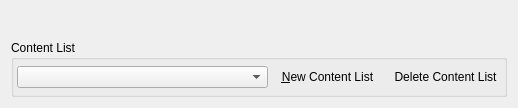
<?xml version="1.0" encoding="UTF-8"?>
<ui version="4.0">
 <class>DataFoldersPage</class>
 <widget class="QWidget" name="DataFoldersPage">
  <property name="geometry">
   <rect>
    <x>0</x>
    <y>0</y>
    <width>518</width>
    <height>108</height>
   </rect>
  </property>
  <property name="sizePolicy">
   <sizepolicy hsizetype="Minimum" vsizetype="Minimum">
    <horstretch>0</horstretch>
    <verstretch>0</verstretch>
   </sizepolicy>
  </property>
  <property name="contextMenuPolicy">
   <enum>Qt::DefaultContextMenu</enum>
  </property>
  <layout class="QVBoxLayout" name="verticalLayout">
   <item>
    <widget class="QWidget" name="folderSelectorWidget" native="true"/>
   </item>
   <item>
    <widget class="QGroupBox" name="profileGroupBox">
     <property name="focusPolicy">
      <enum>Qt::NoFocus</enum>
     </property>
     <property name="title">
      <string>Content List</string>
     </property>
     <property name="flat">
      <bool>false</bool>
     </property>
     <layout class="QHBoxLayout" name="horizontalLayout_2">
      <property name="spacing">
       <number>6</number>
      </property>
      <property name="leftMargin">
       <number>3</number>
      </property>
      <property name="topMargin">
       <number>6</number>
      </property>
      <property name="rightMargin">
       <number>0</number>
      </property>
      <property name="bottomMargin">
       <number>6</number>
      </property>
      <item>
       <widget class="ProfilesComboBox" name="profilesComboBox">
        <property name="enabled">
         <bool>true</bool>
        </property>
        <property name="sizePolicy">
         <sizepolicy hsizetype="Expanding" vsizetype="Fixed">
          <horstretch>0</horstretch>
          <verstretch>0</verstretch>
         </sizepolicy>
        </property>
        <property name="toolTip">
         <string>Select a profiile</string>
        </property>
       </widget>
      </item>
      <item>
       <widget class="QToolButton" name="newProfileButton">
        <property name="toolTip">
         <string>New Content List</string>
        </property>
        <property name="text">
         <string>&amp;New Content List</string>
        </property>
        <property name="autoRaise">
         <bool>true</bool>
        </property>
       </widget>
      </item>
      <item>
       <widget class="QToolButton" name="deleteProfileButton">
        <property name="toolTip">
         <string>Delete Content List</string>
        </property>
        <property name="text">
         <string>Delete Content List</string>
        </property>
        <property name="shortcut">
         <string>Ctrl+D</string>
        </property>
        <property name="autoRaise">
         <bool>true</bool>
        </property>
       </widget>
      </item>
     </layout>
    </widget>
   </item>
  </layout>
  <action name="newProfileAction">
   <property name="icon">
    <iconset theme="document-new">
     <normaloff>.</normaloff>.</iconset>
   </property>
   <property name="text">
    <string>New Content List</string>
   </property>
   <property name="toolTip">
    <string>New Content List</string>
   </property>
   <property name="shortcut">
    <string>Ctrl+N</string>
   </property>
  </action>
  <action name="deleteProfileAction">
   <property name="enabled">
    <bool>false</bool>
   </property>
   <property name="icon">
    <iconset theme="edit-delete">
     <normaloff>.</normaloff>.</iconset>
   </property>
   <property name="text">
    <string>Delete Content List</string>
   </property>
   <property name="toolTip">
    <string>Delete Content List</string>
   </property>
  </action>
  <action name="checkAction">
   <property name="checkable">
    <bool>true</bool>
   </property>
   <property name="text">
    <string>Check Selection</string>
   </property>
  </action>
  <action name="uncheckAction">
   <property name="text">
    <string>Uncheck Selection</string>
   </property>
  </action>
 </widget>
 <customwidgets>
  <customwidget>
   <class>ProfilesComboBox</class>
   <extends>QComboBox</extends>
   <header>apps/launcher/utils/profilescombobox.hpp</header>
  </customwidget>
 </customwidgets>
 <resources/>
 <connections/>
</ui>
